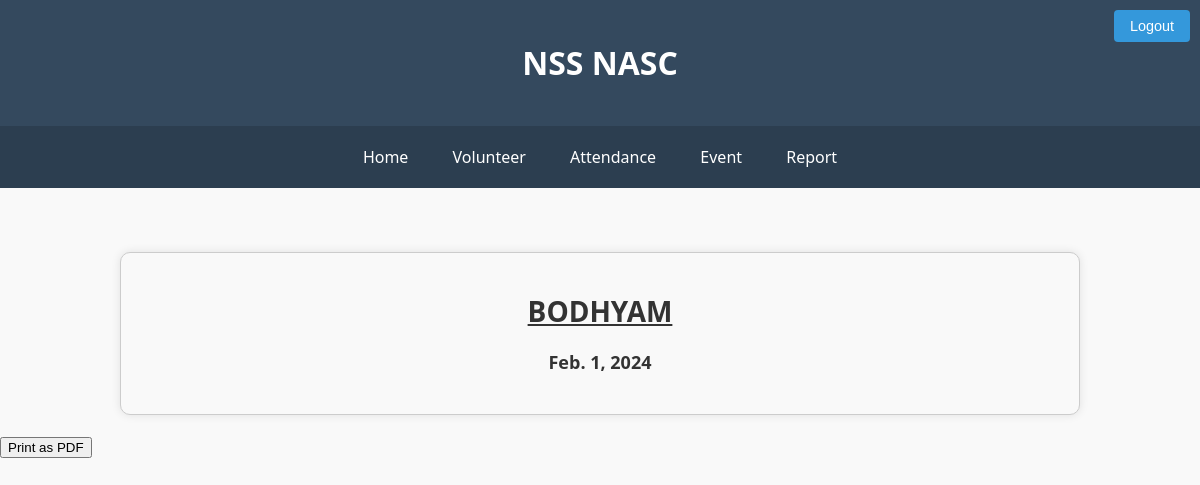
/report (signed in), run on an earlier commit of the app's database.
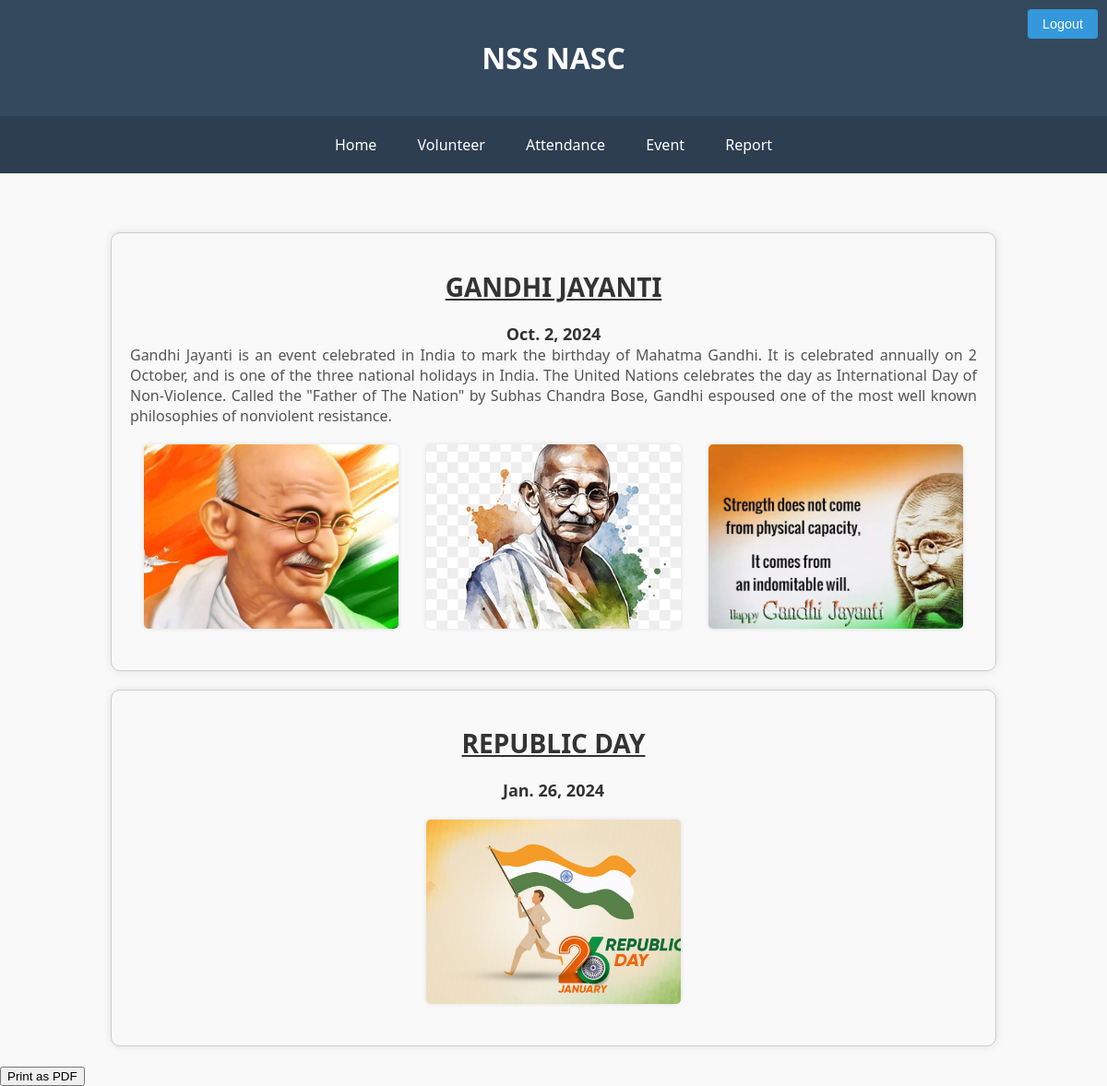
And on a later commit of the database.
### nss/models.py (models this page shows, shortened)
class Event(models.Model):
    event_id=models.AutoField(primary_key=True)
    event_name=models.CharField(max_length=60)
    date=models.DateField()

class Event_details(models.Model):
    event=models.ForeignKey(Event,on_delete=models.CASCADE)
    start_time=models.TimeField(auto_now=False, auto_now_add=False)
    end_time=models.TimeField(auto_now=False, auto_now_add=False)
    des=models.TextField()

class Event_Photos(models.Model):
    event=models.ForeignKey(Event,on_delete=models.CASCADE)
    photo=models.ImageField(upload_to='events')

### nss/views.py (the view)
# urls.py: path('report',views.report,name='report'),
@login_required()
def report(request):
    report={
        'event':Event.objects.all()
    }
    pics={
        'pics':Event_Photos.objects.all()
    }
    details={
        'details':Event_details.objects.all()
    }
    return render(request,'nss/report.html',{**report,**pics,**details})

### nss/templates/nss/report.html (shortened to what this page needs)
{% extends 'nss/base.html' %}
{% block content %}
<div class="print-content">
    {% for event_item in event %}
    <div class="event-container">
        <h1 class="event-heading">{{ event_item.event_name | upper }}</h1>
        <div class="event-date">{{ event_item.date }}</div>
        <div class="event-description">
            {% for detail_item in details %}
            {% if detail_item.event.event_id == event_item.event_id %}
            {{ detail_item.des }}
            {% endif %}
            {% endfor %}
        </div>
        <div class="image-gallery">
            {% for pic_item in pics %}
            {% if pic_item.event.event_id == event_item.event_id %}
            <div class="gallery-item">
                <img src="{{ pic_item.photo.url }}">
            </div>
            {% endif %}
            {% endfor %}
        </div>
    </div>
    {% endfor %}
</div>
<div class="no-print">
    <button onclick="printPdf()">Print as PDF</button>
</div>
{% endblock %}

### nss/templates/nss/base.html (shortened to what this page needs)
<!DOCTYPE html>
<html>
<head>
</head>
<body>
  <div class="header">
    <h1>NSS NASC</h1>
  </div>
  <nav>
    <ul>
      <li>
        <a href="{% url 'ns'%}">Home</a>
      </li>
      <li class="dropdown">
        <a href="#">Volunteer</a>
      </li>
      <li class="dropdown">
        <a href="#">Attendance</a>
      </li>
      <li class="dropdown">
        <a href="#">Event</a>
      </li>
      <li>
        <a href="{%url 'report'%}">Report</a>
      </li>
    </ul>
  </nav>
  <form class="logout-form" method="post" action="{% url 'logout' %}">
    <input class="logout-button" type="submit" value="Logout">
  </form>
  <br><br>
  {% block content %}
  {% endblock %}
</body>
</html>

### nss/templates/nss/base.html (style rules this page uses)
body { background-color: #f9f9f9; color: #333; font-family: 'Segoe UI', Tahoma, Geneva, Verdana, sans-serif; margin: 0; padding: 0; }
.header { background-color: #34495e; color: #fff; text-align: center; padding: 20px 0; }
nav { background-color: #2c3e50; padding: 10px 0; }
nav ul { list-style-type: none; padding: 0; margin: 0; text-align: center; }
nav ul li { display: inline; }
nav ul li a { display: inline-block; padding: 10px 20px; color: #fff; text-decoration: none; transition: all 0.3s ease; }
.dropdown { position: relative; display: inline-block; }
.logout-form { position: absolute; top: 10px; right: 10px; }
.logout-button { background-color: #3498db; color: #fff; border: none; border-radius: 4px; cursor: pointer; font-size: 0.9em; padding: 8px 16px; transition: background-color 0.3s ease; }

### nss/templates/nss/report.html (style rules this page uses)
.event-container { margin: 20px 10%; padding: 20px; border: 1px solid #ccc; border-radius: 10px; box-shadow: 0 0 10px rgba(0, 0, 0, 0.1); background-color: #f9f9f9; text-align: center; }
.event-heading { font-size: 28px; font-weight: bold; text-decoration: underline; text-transform: capitalize; margin-bottom: 20px; }
.event-date { font-size: 18px; font-weight: bold; color: #333; }
.event-description { font-size: 16px; color: #555; margin-bottom: 20px; text-align: justify; }
.image-gallery { display: flex; flex-wrap: wrap; justify-content: space-around; }
.gallery-item { width: 30%; margin-bottom: 20px; }
.gallery-item img { width: 100%; height: 200px; object-fit: cover; border-radius: 5px; box-shadow: 0 0 5px rgba(0, 0, 0, 0.1); }

What changed in the data, as far as the page shows it:
removed Event: event_name "BODHYAM", date "Feb. 1, 2024"
added Event: event_name "GANDHI JAYANTI", date "Oct. 2, 2024"
added Event_details: des "Gandhi Jayanti is an event celebrated in India to mark the birthday of Mahatma Gandhi. It is celebrated annually on 2 October, and is one of the three national holidays in India. The United Nations celebrates the day as International Day of Non-Violence. Called the \"Father of The Nation\" by Subhas Chandra Bose, Gandhi espoused one of the most well known philosophies of nonviolent resistance.", shown under Event "GANDHI JAYANTI"
added Event_Photos: photo (picture), shown under Event "GANDHI JAYANTI"
added Event_Photos: photo (picture), shown under Event "GANDHI JAYANTI"
added Event_Photos: photo (picture), shown under Event "GANDHI JAYANTI"
added Event: event_name "REPUBLIC DAY", date "Jan. 26, 2024"
added Event_Photos: photo (picture), shown under "REPUBLIC DAY"
